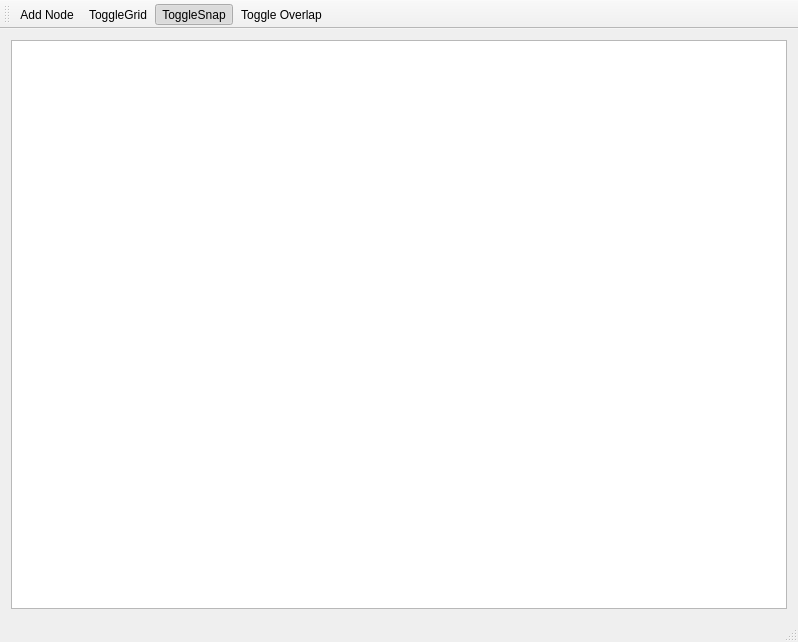
<?xml version="1.0" encoding="UTF-8"?>
<ui version="4.0">
 <class>MainWindow</class>
 <widget class="QMainWindow" name="MainWindow">
  <property name="geometry">
   <rect>
    <x>0</x>
    <y>0</y>
    <width>798</width>
    <height>642</height>
   </rect>
  </property>
  <property name="windowTitle">
   <string>CuteNodes</string>
  </property>
  <widget class="QWidget" name="centralWidget">
   <layout class="QVBoxLayout" name="verticalLayout">
    <item>
     <widget class="NodeView" name="nodeView"/>
    </item>
   </layout>
  </widget>
  <widget class="QMenuBar" name="menuBar">
   <property name="geometry">
    <rect>
     <x>0</x>
     <y>0</y>
     <width>798</width>
     <height>19</height>
    </rect>
   </property>
  </widget>
  <widget class="QToolBar" name="mainToolBar">
   <attribute name="toolBarArea">
    <enum>TopToolBarArea</enum>
   </attribute>
   <attribute name="toolBarBreak">
    <bool>false</bool>
   </attribute>
   <addaction name="actionAddNode"/>
   <addaction name="actionToggleGrid"/>
   <addaction name="actionToggleSnap"/>
   <addaction name="actionToggleOverlap"/>
  </widget>
  <widget class="QStatusBar" name="statusBar"/>
  <action name="actionToggleGrid">
   <property name="text">
    <string>ToggleGrid</string>
   </property>
   <property name="toolTip">
    <string>Toggle grid visibility</string>
   </property>
  </action>
  <action name="actionToggleSnap">
   <property name="checkable">
    <bool>true</bool>
   </property>
   <property name="checked">
    <bool>true</bool>
   </property>
   <property name="text">
    <string>ToggleSnap</string>
   </property>
   <property name="toolTip">
    <string>Toggle grid snapping</string>
   </property>
  </action>
  <action name="actionAddNode">
   <property name="text">
    <string>Add Node</string>
   </property>
   <property name="toolTip">
    <string>Add a new node</string>
   </property>
  </action>
  <action name="actionToggleOverlap">
   <property name="checkable">
    <bool>true</bool>
   </property>
   <property name="text">
    <string>Toggle Overlap</string>
   </property>
   <property name="toolTip">
    <string>Toggle Node overlap</string>
   </property>
  </action>
 </widget>
 <layoutdefault spacing="6" margin="11"/>
 <customwidgets>
  <customwidget>
   <class>NodeView</class>
   <extends>QGraphicsView</extends>
   <header>NodeView.h</header>
  </customwidget>
 </customwidgets>
 <resources/>
 <connections/>
</ui>
